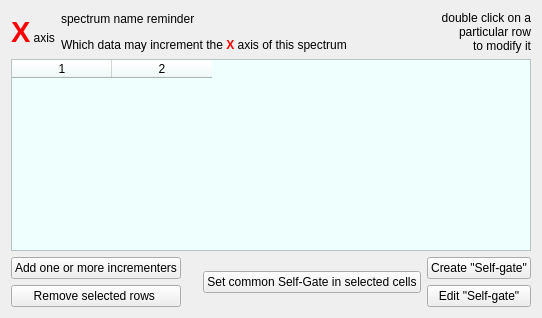
  <widget class="QWizardPage" name="wizardPage_X_incrementers">
   <property name="title">
    <string>X incrementers</string>
   </property>
   <property name="subTitle">
    <string>Specify here which variables (incrementers) may increment your spectrum</string>
   </property>
   <attribute name="pageId">
    <string notr="true">40</string>
   </attribute>
   <layout class="QVBoxLayout" name="verticalLayout_11">
    <item>
     <layout class="QHBoxLayout" name="_16">
      <item>
       <widget class="QLabel" name="textLabel2_5_4">
        <property name="text">
         <string>&lt;font color=&quot;#ff0000&quot; size=&quot;+4&quot;&gt;&lt;b&gt;X&lt;/b&gt;&lt;/font&gt; axis</string>
        </property>
        <property name="alignment">
         <set>Qt::AlignmentFlag::AlignVCenter</set>
        </property>
        <property name="wordWrap">
         <bool>false</bool>
        </property>
       </widget>
      </item>
      <item>
       <layout class="QVBoxLayout" name="_17">
        <item>
         <widget class="QLabel" name="textLabel_spec_name_X">
          <property name="text">
           <string>spectrum name reminder</string>
          </property>
          <property name="wordWrap">
           <bool>false</bool>
          </property>
         </widget>
        </item>
        <item>
         <spacer name="spacer25_3">
          <property name="orientation">
           <enum>Qt::Orientation::Horizontal</enum>
          </property>
          <property name="sizeType">
           <enum>QSizePolicy::Policy::Expanding</enum>
          </property>
          <property name="sizeHint" stdset="0">
           <size>
            <width>338</width>
            <height>4</height>
           </size>
          </property>
         </spacer>
        </item>
        <item>
         <widget class="QLabel" name="textLabel2_5">
          <property name="text">
           <string>Which data may increment the &lt;font color=&quot;#ff0000&quot;&gt;&lt;b&gt;X&lt;/b&gt;&lt;/font&gt; axis of this spectrum</string>
          </property>
          <property name="alignment">
           <set>Qt::AlignmentFlag::AlignVCenter</set>
          </property>
          <property name="wordWrap">
           <bool>false</bool>
          </property>
         </widget>
        </item>
       </layout>
      </item>
      <item>
       <widget class="QLabel" name="textLabel1_4">
        <property name="text">
         <string>double click on a &lt;br&gt;particular row&lt;br&gt;
to modify it</string>
        </property>
        <property name="alignment">
         <set>Qt::AlignmentFlag::AlignBottom|Qt::AlignmentFlag::AlignRight|Qt::AlignmentFlag::AlignTrailing</set>
        </property>
        <property name="wordWrap">
         <bool>true</bool>
        </property>
       </widget>
      </item>
     </layout>
    </item>
    <item>
     <widget class="QTableWidget" name="table_incr_x">
      <property name="styleSheet">
       <string notr="true">background-color: rgb(239, 255, 254);</string>
      </property>
      <property name="gridStyle">
       <enum>Qt::PenStyle::SolidLine</enum>
      </property>
      <property name="columnCount">
       <number>2</number>
      </property>
      <attribute name="horizontalHeaderShowSortIndicator" stdset="0">
       <bool>false</bool>
      </attribute>
      <column/>
      <column/>
     </widget>
    </item>
    <item>
     <layout class="QHBoxLayout" name="horizontalLayout_11" stretch="0,5,0,0">
      <item>
       <layout class="QVBoxLayout" name="_15">
        <item>
         <widget class="QPushButton" name="pushButton_add">
          <property name="text">
           <string>Add one or more incrementers</string>
          </property>
          <property name="icon">
           <iconset resource="greware_icons.qrc">
            <normaloff>:/images/images/add_document.png</normaloff>:/images/images/add_document.png</iconset>
          </property>
         </widget>
        </item>
        <item>
         <widget class="QPushButton" name="pushButton_remove_x">
          <property name="text">
           <string>Remove selected rows </string>
          </property>
          <property name="icon">
           <iconset resource="greware_icons.qrc">
            <normaloff>:/images/images/remove_document.png</normaloff>:/images/images/remove_document.png</iconset>
          </property>
         </widget>
        </item>
       </layout>
      </item>
      <item>
       <spacer name="spacer18_4">
        <property name="orientation">
         <enum>Qt::Orientation::Horizontal</enum>
        </property>
        <property name="sizeType">
         <enum>QSizePolicy::Policy::Expanding</enum>
        </property>
        <property name="sizeHint" stdset="0">
         <size>
          <width>16</width>
          <height>21</height>
         </size>
        </property>
       </spacer>
      </item>
      <item>
       <widget class="QPushButton" name="push_common_sg">
        <property name="enabled">
         <bool>true</bool>
        </property>
        <property name="text">
         <string>Set common Self-Gate in selected cells</string>
        </property>
       </widget>
      </item>
      <item>
       <layout class="QGridLayout" name="_14">
        <item row="2" column="1">
         <widget class="QPushButton" name="push_edit_self_x">
          <property name="enabled">
           <bool>true</bool>
          </property>
          <property name="text">
           <string>Edit &quot;Self-gate&quot;</string>
          </property>
          <property name="icon">
           <iconset resource="greware_icons.qrc">
            <normaloff>:/images/images/pencil.png</normaloff>:/images/images/pencil.png</iconset>
          </property>
         </widget>
        </item>
        <item row="1" column="1">
         <widget class="QPushButton" name="push_crea_self_x">
          <property name="enabled">
           <bool>true</bool>
          </property>
          <property name="text">
           <string>Create &quot;Self-gate&quot;</string>
          </property>
          <property name="icon">
           <iconset resource="greware_icons.qrc">
            <normaloff>:/images/images/gwiazdka.png</normaloff>:/images/images/gwiazdka.png</iconset>
          </property>
         </widget>
        </item>
       </layout>
      </item>
     </layout>
    </item>
   </layout>
  </widget>
